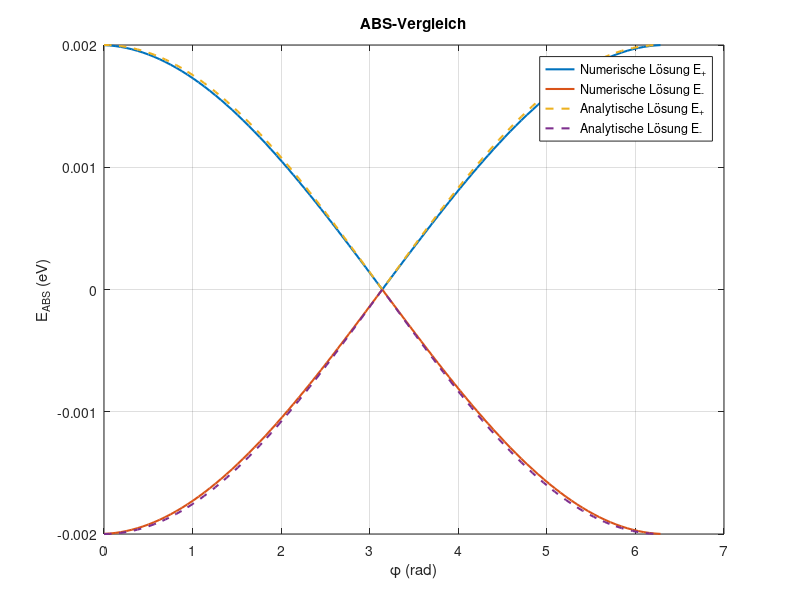
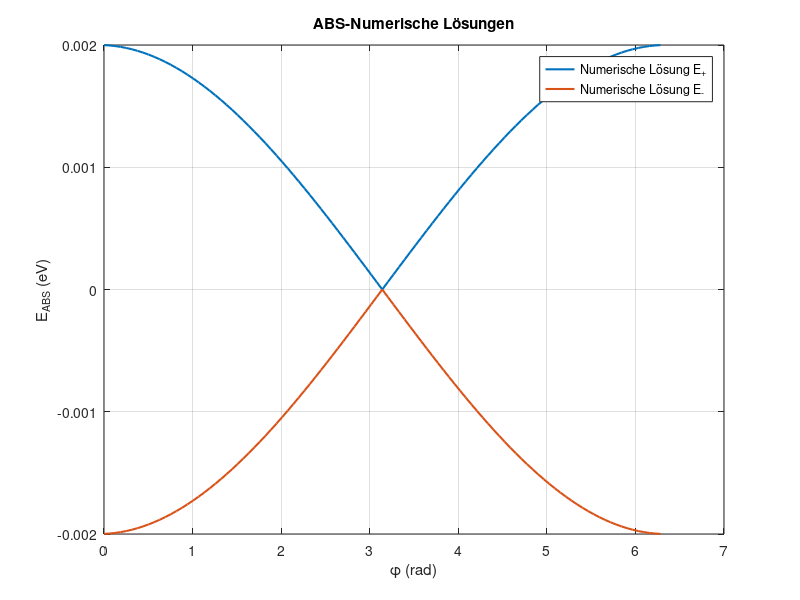

Write the MATLAB code that produced these figures, in order.
%% Definitionen
sigma_x = [0 1; 1 0]; % Pauli-Matrix
hbar = 6.582119569e-16; % eV*s
mu = 0.1; % eV
vF = 1e6; % m/s
Delta0 = 0.002; % eV
L = 10e-9; % 10 nm für L<<xi_0
U0 = 0; % eV
U = @(x) U0 + 0.*x; % zunächst konstantes Potential

k_e = @(E) (mu - U0 + E)/(hbar*vF);
k_h = @(E) (mu - U0 - E)/(hbar*vF);
T_e = @(E) (cos(k_e(E)*L)*eye(2)+1i*sin(k_e(E)*L)*sigma_x);
T_h = @(E) (cos(k_h(E)*L)*eye(2)+1i*sin(k_h(E)*L)*sigma_x);
beta = @(E) acos(E/Delta0);
M_L = @(E,phi) exp(1i*phi/2)* (cos(beta(E))*eye(2)+1i*sin(beta(E))*sigma_x);
M_R = @(E,phi) exp(-1i*phi/2)* (cos(-beta(E))*eye(2)+1i*sin(-beta(E))*sigma_x);

%% Berechnen der ABS
det_ABS = @(E,phi) det(T_h(E)*M_L(E,phi) - M_R(E,phi)*T_e(E));
abs_det_ABS = @(E,phi) abs(det_ABS(E,phi));

E_werte = linspace(-Delta0, Delta0, 1000);
det_werte = zeros(size(E_werte));
phi_werte = linspace(0, 2*pi, 101);

for j = 1:length(phi_werte)
    phi = phi_werte(j);
    for i = 1:length(E_werte)
        E = E_werte(i);
        det_werte(i,j) = abs_det_ABS(E,phi);
    end
end
% Darstellung der Determinante
% figure
% plot(E_werte, det_werte(:,5))
% xlabel('E (eV)')
% ylabel('|det|')
% grid on
% Berechnung der phasenabhängigen Energien
E_ABS_plus_num = zeros(size(phi_werte));
E_ABS_minus_num = zeros(size(phi_werte));
options = optimset('TolX', 1e-12);
for j = 1:length(phi_werte)
    phi = phi_werte(j);
    % Lösen von det(...)=0
    E_ABS_plus_num(j) = fminbnd(@(E) abs_det_ABS(E,phi), 0, Delta0, options);
    E_ABS_minus_num(j) = fminbnd(@(E) abs_det_ABS(E,phi), -Delta0, 0, options);
end
E_ABS_plus_ana = zeros(size(phi_werte));
E_ABS_minus_ana = zeros(size(phi_werte));
for j = 1:length(phi_werte)
    phi = phi_werte(j);
    E_ABS_plus_ana(j) = Delta0*sqrt(1-sin(phi/2)^2);
    E_ABS_minus_ana(j) = -Delta0*sqrt(1-sin(phi/2)^2);
end
% Darstellung der Energien
% Vergleich
figure
plot(phi_werte, E_ABS_plus_num, 'Linewidth', 1.5); hold on;
plot(phi_werte, E_ABS_minus_num, 'Linewidth', 1.5); hold on;
plot(phi_werte, E_ABS_plus_ana, '--', 'Linewidth', 1.5); hold on;
plot(phi_werte, E_ABS_minus_ana, '--', 'Linewidth', 1.5);
xlabel('\phi (rad)')
ylabel('E_{ABS} (eV)')
legend('Numerische Lösung E_+', 'Numerische Lösung E_-', ...
'Analytische Lösung E_+', 'Analytische Lösung E_-')
grid on
title('ABS-Vergleich')
% Nur numerische Ergebnisse
figure
plot(phi_werte, E_ABS_plus_num, 'Linewidth', 1.5); hold on;
plot(phi_werte, E_ABS_minus_num, 'Linewidth', 1.5); hold on;
xlabel('\phi (rad)')
ylabel('E_{ABS} (eV)')
legend('Numerische Lösung E_+', 'Numerische Lösung E_-')
grid on
title('ABS-Numerische Lösungen')
